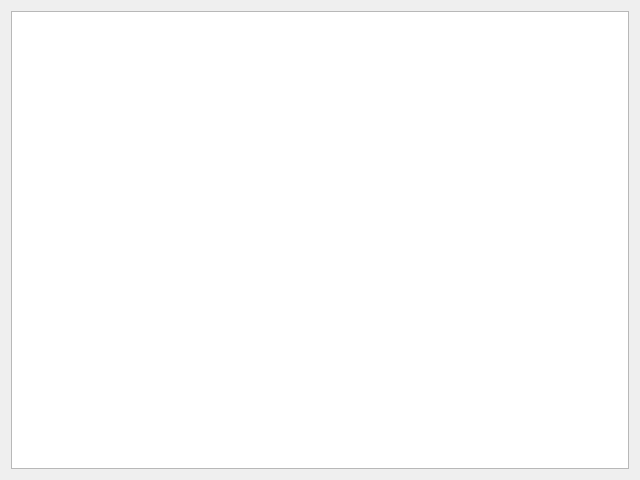
<?xml version="1.0" encoding="UTF-8"?>
<ui version="4.0">
 <class>QTrashWindow</class>
 <widget class="QWidget" name="QTrashWindow">
  <property name="geometry">
   <rect>
    <x>0</x>
    <y>0</y>
    <width>640</width>
    <height>480</height>
   </rect>
  </property>
  <property name="windowTitle">
   <string>QTtash</string>
  </property>
  <layout class="QVBoxLayout" name="verticalLayout">
   <item>
    <widget class="QTreeView" name="treeView"/>
   </item>
  </layout>
  <action name="actionRestore">
   <property name="text">
    <string>Restore</string>
   </property>
  </action>
  <action name="actionRemove">
   <property name="text">
    <string>Remove</string>
   </property>
  </action>
  <action name="actionEmptyTrash">
   <property name="text">
    <string>EmptyTrash</string>
   </property>
  </action>
 </widget>
 <resources/>
 <connections/>
</ui>
